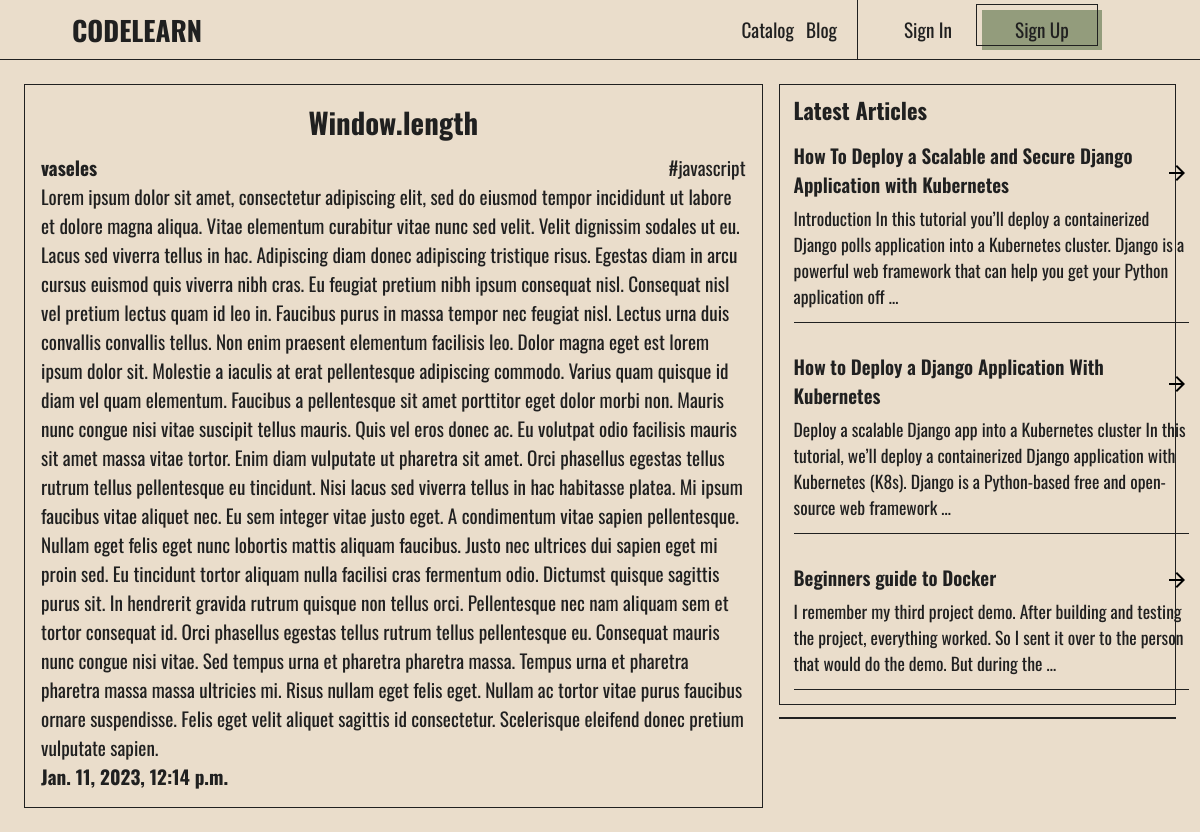
Screenshot of /articles/window.length/ with the database file from the repository.
### article/models.py (models this page shows, shortened)
class Article(models.Model):
    user = models.ForeignKey(User, on_delete=models.CASCADE)
    title = models.CharField(max_length=255)
    slug = models.CharField(max_length=255, unique=True, default='')
    tag = models.ForeignKey(Tag, on_delete=models.CASCADE)
    text = RichTextField(blank=True)
    public = models.BooleanField(default=False)
    likesForArticle = models.ManyToManyField(User, related_name='likesForArticle', blank=True)
    bookmarksForCourse = models.ManyToManyField(User, related_name='bookmarksForCourse', blank=True)
    commentsCount = models.IntegerField(default=0)
    created = models.DateTimeField(auto_now_add=True)
    updated = models.DateTimeField(auto_now=True)
    class Meta:
        ordering = ['-updated', '-created']

### course/models.py (models this page shows)
class Tag(models.Model):
    name = models.CharField(max_length=100)
    def __str__(self):
        return self.name

### article/views.py (the view, shortened to what this page needs)
# urls.py: path('articles/<str:slug>/', views.showArticle, name='show_article'),
def showArticle(request, slug):
    article = Article.objects.get(slug = slug)
    articles = Article.objects.all()
    articles_filters = Article.objects.filter(tag = article.tag)
    latest_articles = []
    public_articles = []
    for a in articles: #filter Articles
        if article.title != a.title:
            latest_articles.append(a)
    for i in articles_filters: #Also Filter Articles
        if article.title != i.title:
            public_articles.append(i)
    likes = article.likesForArticle
    likes_count = (article.likesForArticle).count()
    context =  {'article': article, 'articles': latest_articles[:4], 'tag_articles': public_articles[:4], 'likes': likes_count}
    return render(request, 'article/showArticle.html', context)

### article/templates/article/showArticle.html (shortened to what this page needs)
{% include 'index.html' %}
{% block content %}
<div class="page">
    <div class="page__article">
        <div class="page__article__left">
            <h2 class="page__article__title">{{article.title}}</h2>
            <div class="page__article__header">
                <a href="{% url 'base:profile' article.user.username %}" class="link"><b>{{article.user.username}}</b></a>
                <a class="link">#{{article.tag}}</a>
            </div>
            {% autoescape off %}
                <p>{{article.text}}</p>
            {% endautoescape %}
            <div class="page__article__header">
                <b>
                    <a>{{article.created}}</a>
                </b>
            </div>
        </div>
        <div class="page__article__right">
            <div class="page__article__right__block">
               {% if articles %}
                    <h3>Latest Articles</h3>
                    {% for article in articles %}
                        {% if article.public %}
                            <article>
                                <div class="article__head ">
                                    <div class="">{{article.title}}</div>
                                    <a href="{% url 'article:show_article' article.slug %}" class="material-symbols-outlined icon link">
                                    </a>
                                </div>
                                <div class="article__body">
                                    {{article.text | truncatewords:30 }}
                                </div>
                            </article>
                        {% endif %}
                {% endfor %}
               {% endif %}
            </div>
            <div class="page__article__right__block">
            </div>
        </div>
    </div>
</div>
{% endblock content %}

### rows the page displays
Article: title "Window.length", user.username "vaseles", tag "javascript", text "Lorem ipsum dolor sit amet, consectetur adipiscing elit, sed do eiusmod tempor incididunt ut labore et dolore magna aliqua. Vitae elementum curabitur vitae nunc sed velit. Velit dignissim sodales ut eu. Lacus sed viverra tellus in hac. Adipiscing diam donec adipiscing tristique risus. Egestas diam in arcu cursus euismod quis viverra nibh cras. Eu feugiat pretium nibh ipsum consequat nisl. Consequat nisl vel pretium lectus quam id leo in. Faucibus purus in massa tempor nec feugiat nisl. Lectus urna duis convallis convallis tellus. Non enim praesent elementum facilisis leo. Dolor magna eget est lorem ipsum dolor sit. Molestie a iaculis at erat pellentesque adipiscing commodo. Varius quam…", created "Jan. 11, 2023, 12:14 p.m."
Article: title "How To Deploy a Scalable and Secure Django Application with Kubernetes", text "Introduction In this tutorial you’ll deploy a containerized Django polls application into a Kubernetes cluster. Django is a powerful web framework that can help you get your Python application off …"
Article: title "How to Deploy a Django Application With Kubernetes", text "Deploy a scalable Django app into a Kubernetes cluster In this tutorial, we’ll deploy a containerized Django application with Kubernetes (K8s). Django is a Python-based free and open-source web framework …"
Article: title "Beginners guide to Docker", text "I remember my third project demo. After building and testing the project, everything worked. So I sent it over to the person that would do the demo. But during the …"
